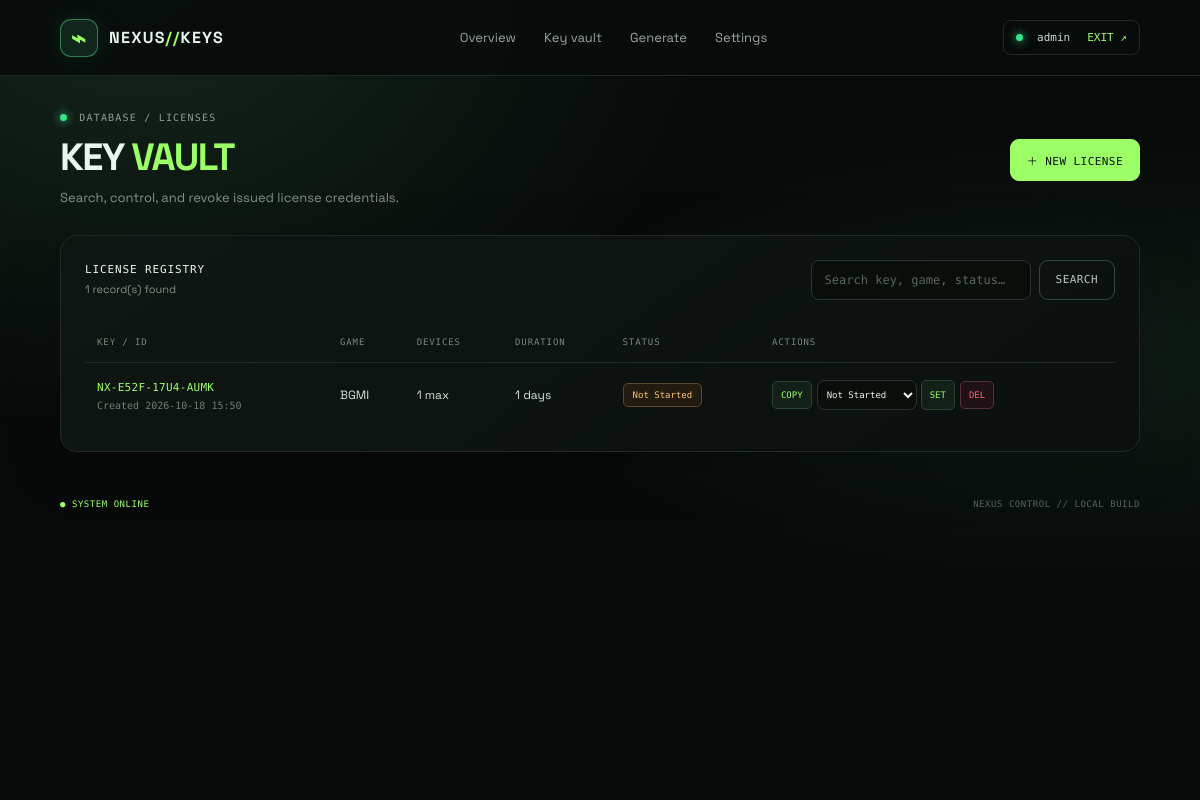
The app's page /keys (signed in) with its own data.
### tables this page shows
CREATE TABLE licenses (
            id INTEGER PRIMARY KEY AUTOINCREMENT,
            key_text TEXT UNIQUE NOT NULL,
            game TEXT NOT NULL DEFAULT 'Free Fire',
            max_devices INTEGER NOT NULL DEFAULT 1,
            duration_days INTEGER NOT NULL DEFAULT 10,
            status TEXT NOT NULL DEFAULT 'Not Started',
            created_at TEXT NOT NULL,
            expires_at TEXT,
            note TEXT DEFAULT ''
        );

### app.py (the view)
@app.route("/keys")
@login_required
def keys():
    q = request.args.get("q", "").strip()
    with db() as con:
        if q:
            rows = con.execute("SELECT * FROM licenses WHERE key_text LIKE ? OR game LIKE ? OR status LIKE ? ORDER BY id DESC",
                               (f"%{q}%", f"%{q}%", f"%{q}%")).fetchall()
        else:
            rows = con.execute("SELECT * FROM licenses ORDER BY id DESC").fetchall()
    return render_template("keys.html", rows=rows, q=q)

### app.py (called while the page is built)
def db():
    conn = sqlite3.connect(DB_PATH)
    conn.row_factory = sqlite3.Row
    return conn

def login_required(fn):
    @wraps(fn)
    def wrapped(*args, **kwargs):
        if not session.get("logged_in"):
            return redirect(url_for("login"))
        return fn(*args, **kwargs)
    return wrapped

### templates/keys.html (shortened to what this page needs)
{% extends "base.html" %}{% block title %}Key Vault — NEXUS{% endblock %}
{% block content %}
<section class="page-heading"><div><div class="eyebrow"><span class="online-dot"></span> DATABASE / LICENSES</div><h1>KEY <span class="green">VAULT</span></h1><p class="muted">Search, control, and revoke issued license credentials.</p></div><a class="btn primary" href="{{ url_for('create_key') }}">＋ NEW LICENSE</a></section>
<section class="panel table-panel">
<form class="toolbar" method="get"><div><strong>LICENSE REGISTRY</strong><small>{{ rows|length }} record(s) found</small></div><div class="search-wrap"><input name="q" value="{{ q }}" placeholder="Search key, game, status…"><button class="btn ghost" type="submit">SEARCH</button></div></form>
{% if rows %}<div class="table-wrap"><table><thead><tr><th>KEY / ID</th><th>GAME</th><th>DEVICES</th><th>DURATION</th><th>STATUS</th><th>ACTIONS</th></tr></thead><tbody>
{% for row in rows %}<tr><td><code>{{ row.key_text }}</code><small>Created {{ row.created_at }}</small></td><td>{{ row.game }}</td><td>{{ row.max_devices }} max</td><td>{{ row.duration_days }} days</td><td><span class="status {{ row.status|lower|replace(' ','-') }}">{{ row.status }}</span>{% if row.expires_at %}<small>Until {{ row.expires_at }}</small>{% endif %}</td><td><div class="actions"><button type="button" class="mini" data-copy="{{ row.key_text }}">COPY</button>
<form method="post" action="{{ url_for('change_status',key_id=row.id) }}"><select name="status" aria-label="Change status"><option value="Not Started" {% if row.status=='Not Started' %}selected{% endif %}>Not Started</option></select><button class="mini" type="submit">SET</button></form>
<form method="post" action="{{ url_for('delete_key',key_id=row.id) }}" data-confirm="Delete this license permanently?"><button class="mini danger" type="submit">DEL</button></form></div></td></tr>{% endfor %}
</tbody></table></div>{% else %}<div class="empty"><span>⌘</span><h3>No matching keys</h3><p>Try a different search or generate a new license.</p></div>{% endif %}
</section>
{% endblock %}

### static/style.css (style rules this page uses)
:root { --bg:#070a09;--panel:#0d1210;--panel2:#101713;--line:#202b24;--green:#9bff65;--green2:#37e68a;--muted:#829087;--white:#eaf5ed;--red:#ff657a;--amber:#ffc76b }
* { box-sizing:border-box }
html { min-height:100%;background:var(--bg) }
body { margin:0;background:radial-gradient(ellipse at 12% 0%,#14251a 0,transparent 38%),radial-gradient(ellipse at 90% 45%,#101c15 0,transparent 36%),var(--bg);color:var(--white);font-family:'Space Grotesk',system-ui,sans-serif;min-height:100vh }
a { color:inherit;text-decoration:none }
.green { color:var(--green) }
.online-dot { display:inline-block;width:7px;height:7px;background:var(--green2);border-radius:50%;box-shadow:0 0 10px var(--green2);margin-right:5px }
.panel { background:linear-gradient(145deg,#101713f5,#0b100e);border:1px solid var(--line);border-radius:17px;box-shadow:0 15px 60px #0003 }
.eyebrow { font:10px 'DM Mono',monospace;letter-spacing:.12em;color:#8e9c91;text-transform:uppercase }
.hero h1,.page-heading h1 { font-size:clamp(25px,4vw,38px);letter-spacing:-.04em;margin:13px 0 7px }
.muted { color:var(--muted);font-size:13px;line-height:1.6;margin:0 }
.btn { border:1px solid #304a37;background:#121b15;color:var(--white);padding:12px 16px;border-radius:9px;display:inline-flex;align-items:center;justify-content:center;gap:12px;font:11px 'DM Mono',monospace;letter-spacing:.04em;cursor:pointer;white-space:nowrap;transition:.2s }
.btn.primary { background:var(--green);border-color:var(--green);color:#081009;font-weight:500 }
.btn.ghost { background:transparent;color:#b7c7bb }
.table-panel { padding:24px;margin-bottom:22px }
.section-head,.page-heading { display:flex;align-items:center;justify-content:space-between;gap:20px;margin-bottom:22px }
.table-wrap { overflow-x:auto }
table { width:100%;border-collapse:collapse;text-align:left;white-space:nowrap }
th { font:9px 'DM Mono',monospace;letter-spacing:.1em;color:#78887d;padding:15px 12px;border-bottom:1px solid var(--line) }
td { font-size:12px;color:#d4e0d6;padding:16px 12px;border-bottom:1px solid #1a241d }
tbody tr:last-child td { border-bottom:0 }
td small { display:block;color:#6f8073;font:10px 'DM Mono',monospace;margin-top:5px }
code { font:11px 'DM Mono',monospace;color:var(--green);letter-spacing:.025em }
.status { display:inline-block;padding:6px 9px;border:1px solid #31523b;background:#102419;color:var(--green2);border-radius:5px;font:9px 'DM Mono',monospace }
.status.not-started { color:var(--amber);border-color:#59492d;background:#211b10 }
.page-heading { margin:10px 0 26px }
.page-heading h1 { margin-top:10px }
.toolbar { display:flex;align-items:center;justify-content:space-between;gap:18px;margin-bottom:22px }
.toolbar strong { display:block;font:11px 'DM Mono',monospace;letter-spacing:.08em }
.toolbar small { display:block;color:var(--muted);font-size:11px;margin-top:6px }
.search-wrap { display:flex;gap:8px }
input,select { font:12px 'DM Mono',monospace;color:var(--white);background:#090e0b;border:1px solid #27352b;border-radius:8px;padding:12px 13px;outline:none;width:100%;min-width:0 }
input::placeholder { color:#58675c }
select option { background:#0d1210 }
.search-wrap input { width:220px }
.actions { display:flex;align-items:center;gap:5px }
.actions form { display:flex;gap:4px }
.actions select { width:100px;padding:8px 5px;font-size:9px }
.mini { background:#132018;border:1px solid #2b4431;border-radius:5px;color:var(--green);font:9px 'DM Mono',monospace;padding:8px;cursor:pointer }
.mini.danger { color:var(--red);border-color:#56313a;background:#201116 }

### records on screen
licenses: key_text "NX-E52F-17U4-AUMK", created_at "2026-10-18 15:50", game "BGMI", max_devices "1", duration_days "1", status "Not Started"

### other values on screen
{{ session.get('username','operator') }} "admin"
{{ rows|length }} "1"
